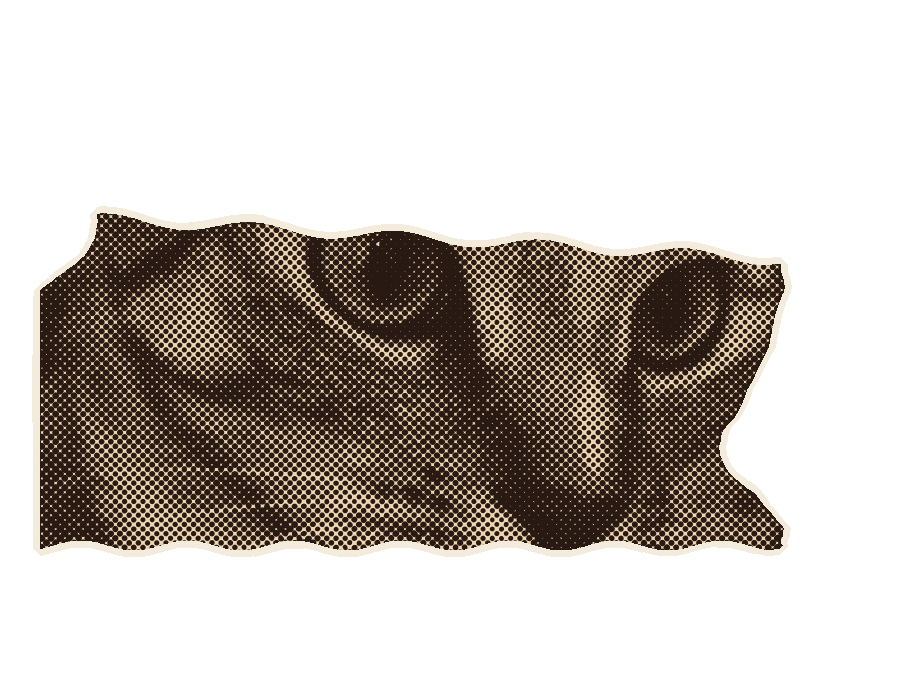
#> input picture collage2/assets/cat_face.png, 920 x 680 px, given in place of chelsea.png, which was not available
$ python make_assets.py assets
#> lines starting #> are read from the running program, lines starting #| are printed output that depends on the picture; pictures that were not available may be replaced by others from this repository, and a replacement may not be noted
"""Cutouts for collage spot #2 ("First Reply Wins"): the cat-headed homeowner split into puppet pieces
(lid / face / jaw), plus single coins. Same print treatment as collage/make_assets.py: halftone + rough white edge.

    python -I collage2/make_assets.py <source-photo-dir>

Sources (see CREDITS.md): skimage.data.chelsea (CC0), skimage.data.coins (Brooklyn Museum, no known restrictions).
"""
import sys, pathlib
import numpy as np
from PIL import Image
from scipy import ndimage as ndi

SRC = pathlib.Path(sys.argv[1])
OUT = pathlib.Path(__file__).resolve().parent / 'assets'
OUT.mkdir(exist_ok=True)
PAPER = np.array([243, 236, 220]) / 255
INK = np.array([40, 26, 18]) / 255          # warm sepia ink for the portrait


def lum(a): return a[..., :3] @ np.array([.299, .587, .114])


def halftone(L, cell=6.0, angle=45, gain=1.15, blur=1.0):
    L = ndi.gaussian_filter(L, blur); h, w = L.shape
    y, x = np.mgrid[0:h, 0:w].astype(np.float32); a = np.deg2rad(angle)
    u = (x * np.cos(a) + y * np.sin(a)) / cell; v = (-x * np.sin(a) + y * np.cos(a)) / cell
    d = np.sqrt((u - np.round(u)) ** 2 + (v - np.round(v)) ** 2) * cell
    r = cell * .5 * np.sqrt(np.clip(1 - L, 0, 1)) * gain * 1.25
    return np.clip(r - d + .5, 0, 1)


def rough(mask, amp=3.0, freq=.035, seed=1):
    r = np.random.default_rng(seed)
    dist = ndi.distance_transform_edt(mask) - ndi.distance_transform_edt(~mask)
    n = ndi.gaussian_filter(r.standard_normal(mask.shape), 1 / freq); n /= np.abs(n).max() + 1e-6
    return dist + n * amp > 0


def save(rgb, alpha, edge, name, crop_box=None):
    cut = alpha > .5
    outer = rough(ndi.binary_dilation(cut, iterations=edge), amp=edge * .45, seed=sum(map(ord, name)))
    h, w = cut.shape
    out = np.zeros((h, w, 4), np.float32); out[..., :3] = PAPER; out[..., 3] = outer
    a = alpha[..., None]; out[..., :3] = out[..., :3] * (1 - a) + rgb * a
    img = Image.fromarray((out * 255).astype(np.uint8), 'RGBA')
    if crop_box: img = img.crop(crop_box)
    else: img = img.crop(img.getbbox())
    img.save(OUT / f'{name}.png', optimize=True); print('wrote', name, img.size)
    return img


# ---------- the cat-headed homeowner: one rembg cut, split into lid / face / jaw on rough scissor lines ----------
from rembg import remove
cat = Image.open(SRC / 'chelsea.png').convert('RGB').crop((0, 0, 420, 300))
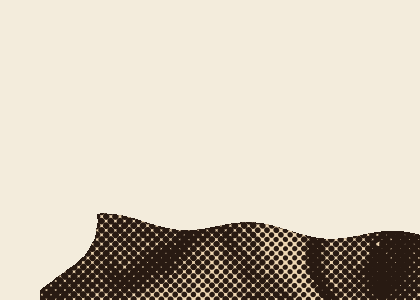
#> cat: PIL image 420x300 RGB; mean R, G, B 209.9, 201.2, 185.7
cat = cat.resize((cat.width * 2, cat.height * 2), Image.LANCZOS)
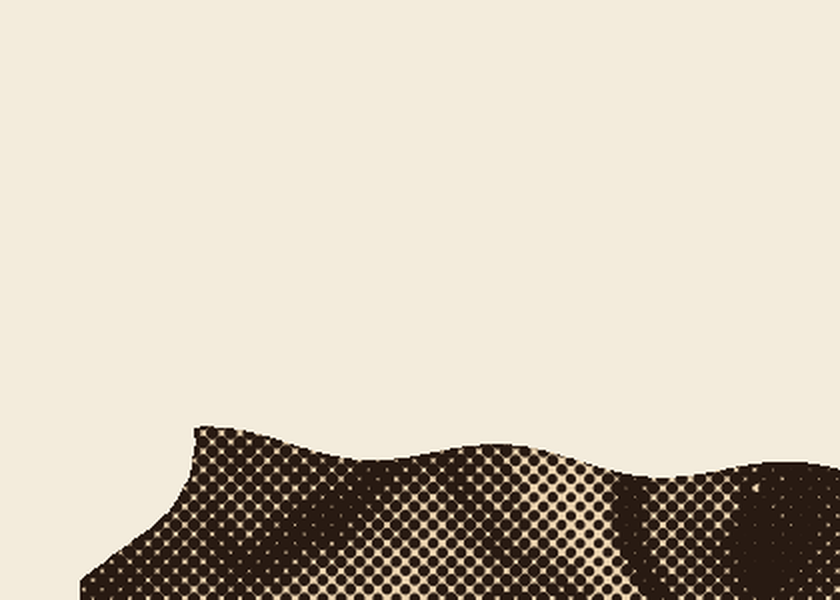
#> cat: PIL image 840x600 RGB; mean R, G, B 209.9, 201.2, 185.7
#> (the run stopped early here; a loop or call above may not have finished)

$ run again, on collage2/assets/cat_lid.png
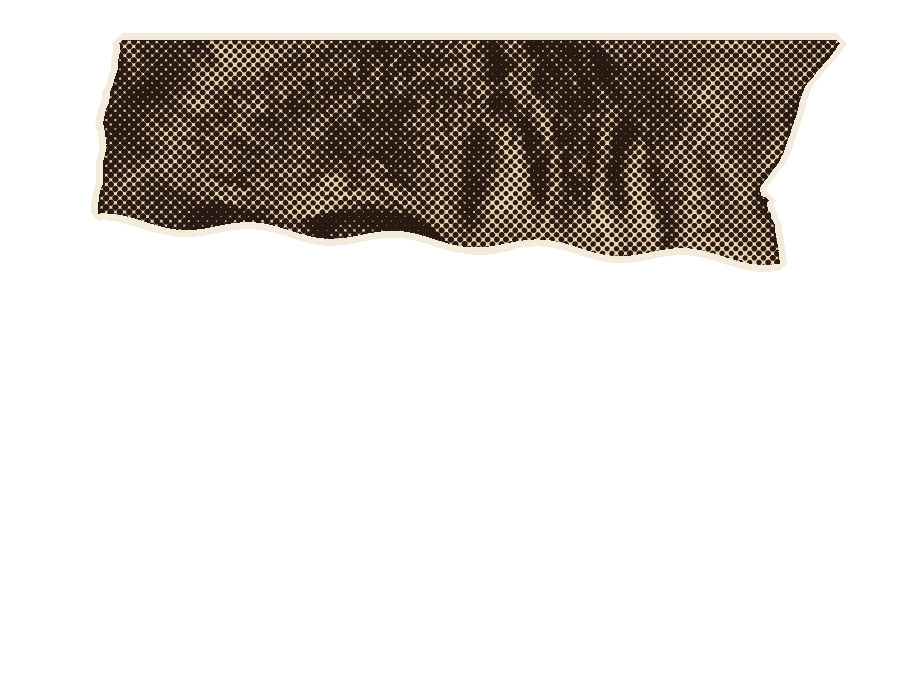
#> input picture collage2/assets/cat_lid.png, 920 x 680 px, given in place of chelsea.png, which was not available
#> `cat = Image.open(SRC / 'chelsea.png').convert('RGB').crop((0, 0, 420, ..`:
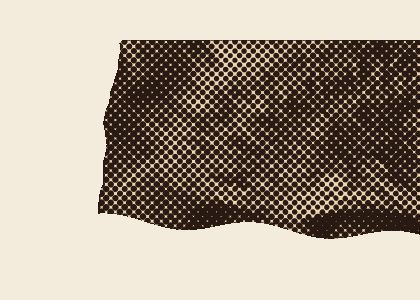
#> cat: PIL image 420x300 RGB; mean R, G, B 167.4, 156.2, 141.2
#> `cat = cat.resize((cat.width * 2, cat.height * 2), Image.LANCZOS)`:
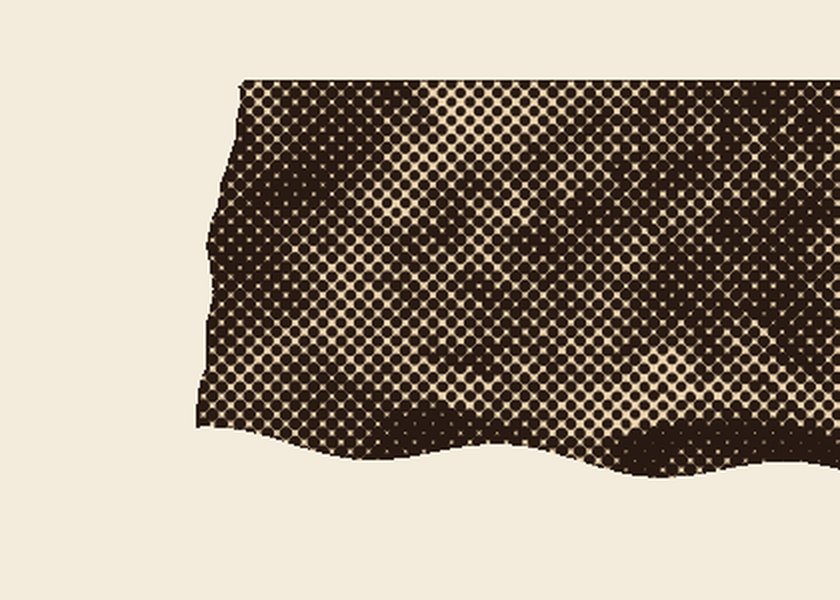
#> cat: PIL image 840x600 RGB; mean R, G, B 167.3, 156.2, 141.2
